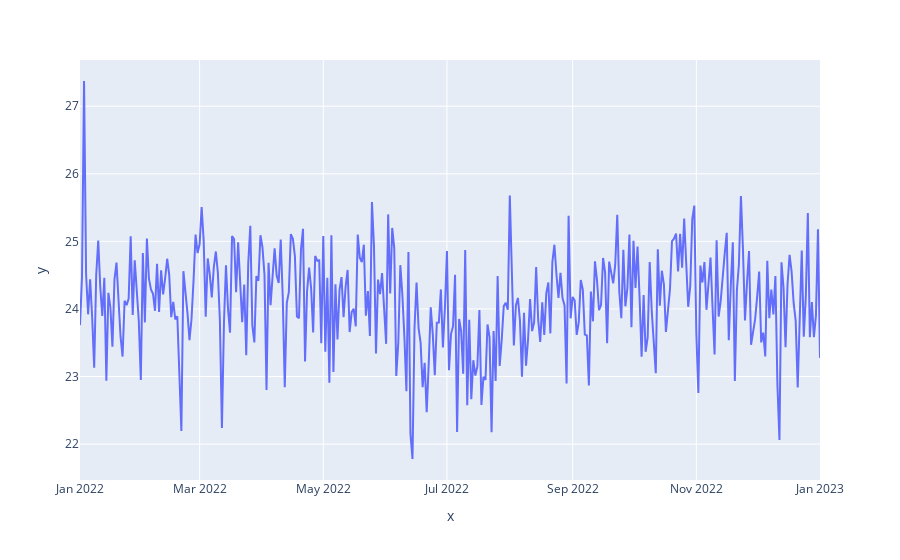

The cell this chart's notebook holds for it:
### Code cell
# Interactive visualizations
import plotly.express as px

fig = px.line( y=df_NEO_avg, x=df_NEO.index)
fig.show()

### Figure 1 — Plotly figure (JSON) as saved in the notebook; plotly's stock layout.template omitted (floating-point values rounded to 4 significant figures; data arrays with more than 128 entries replaced by an {"elided": "..."} marker saying what was removed)
{"data": [{"hovertemplate": "x=%{x}<br>y=%{y}<extra></extra>", "legendgroup": "", "line": {"color": "#636efa", "dash": "solid"}, "marker": {"symbol": "circle"}, "mode": "lines", "name": "", "orientation": "v", "showlegend": false, "x": {"elided": "418 str values"}, "xaxis": "x", "y": {"elided": "418 float values"}, "yaxis": "y", "type": "scatter"}], "layout": {"xaxis": {"anchor": "y", "domain": [0, 1], "title": {"text": "x"}}, "yaxis": {"anchor": "x", "domain": [0, 1], "title": {"text": "y"}}, "legend": {"tracegroupgap": 0}, "margin": {"t": 60}}}
